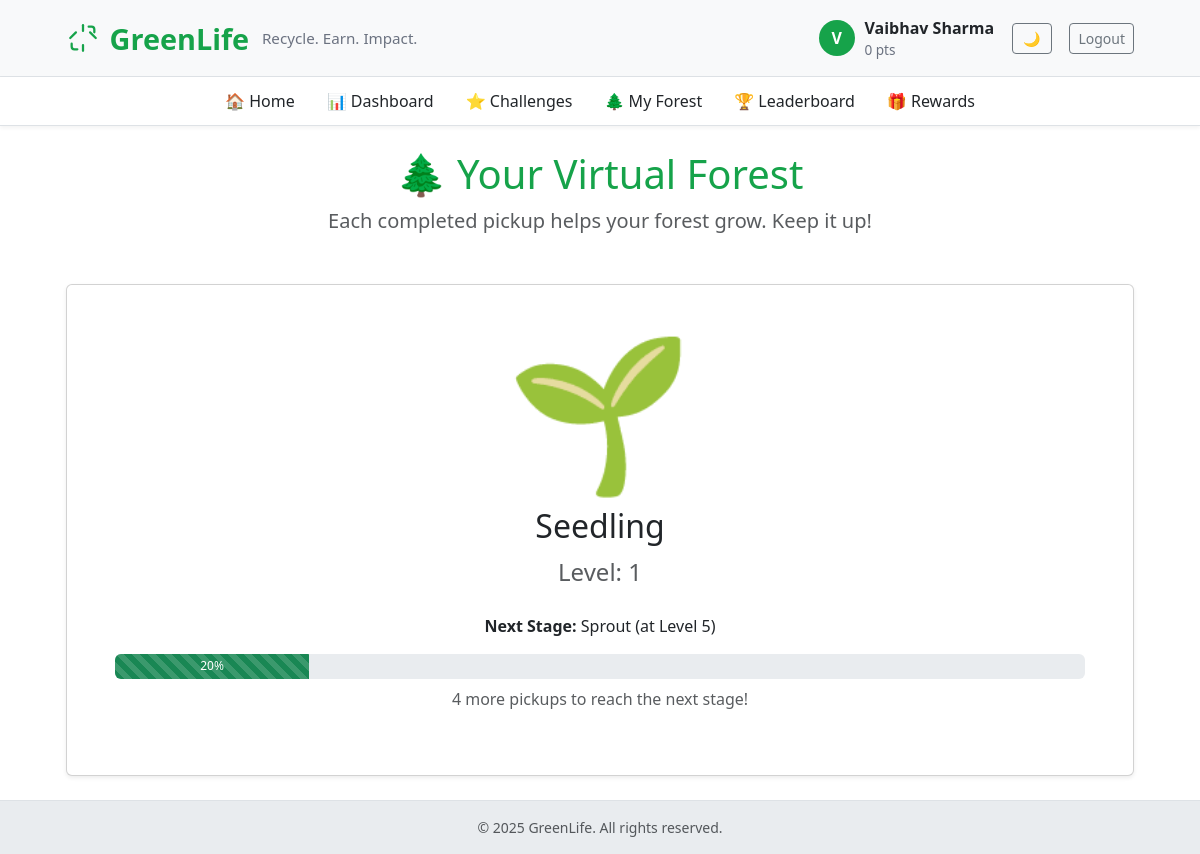
The app's page /forest (signed in) with its own data.
### app.py (models this page shows, shortened)
class User(UserMixin, db.Model):
    id = db.Column(db.Integer, primary_key=True)
    name = db.Column(db.String(120), unique=True, nullable=False)
    email = db.Column(db.String(150), unique=True, nullable=True)
    phone = db.Column(db.String(20), nullable=True)
    password_hash = db.Column(db.String(200), nullable=True)
    points = db.Column(db.Integer, default=0)
    address = db.Column(db.String(300), nullable=True)
    tree_level = db.Column(db.Integer, default=0)

### app.py (the view)
@app.route("/forest")
@login_required
def forest():
    if not isinstance(current_user, User):
        return redirect(url_for('rider_dashboard'))
    level = current_user.tree_level or 0
    tree_stages = [
        ("🌱", "Seedling", 0),
        ("🌿", "Sprout", 5),
        ("🌳", "Small Tree", 10),
        ("🌲", "Growing Forest", 20),
        ("🏞️", "Lush Ecosystem", 50)
    ]
    current_stage = tree_stages[0]
    next_stage = tree_stages[1]
    for i in range(len(tree_stages)):
        if level >= tree_stages[i][2]:
            current_stage = tree_stages[i]
            if i + 1 < len(tree_stages):
                next_stage = tree_stages[i+1]
            else:
                next_stage = None # Max level
        else:
            break
    progress_percent = 0
    if next_stage:
        level_range = next_stage[2] - current_stage[2]
        progress_in_range = level - current_stage[2]
        if level_range > 0:
            progress_percent = (progress_in_range / level_range) * 100
    return render_template("forest.html",
                           level=level,
                           stage=current_stage,
                           next_stage=next_stage,
                           progress=progress_percent)

### app.py (called while the page is built)
@app.context_processor
def inject_now():
    return {'now': datetime.utcnow}

@login_manager.user_loader
def load_user(user_id):
    u = db.session.get(User, int(user_id))
    if u:
        return u
    return db.session.get(Rider, int(user_id))

### templates/forest.html (shortened to what this page needs)
{% extends "base.html" %}
{% block content %}
<div class="text-center mb-5">
  <h1 class="display-6" style="color: var(--eco-green);">🌲 Your Virtual Forest</h1>
  <p class="lead text-muted">Each completed pickup helps your forest grow. Keep it up!</p>
</div>
<div class="card shadow-sm">
  <div class="card-body text-center p-5">
    <div style="font-size: 150px; line-height: 1;">
      {{ stage[0] }}
    </div>
    <h2 class="mt-4">{{ stage[1] }}</h2>
    <p class="text-muted fs-4">Level: {{ level }}</p>
    {% if next_stage %}
      <p class="mt-4">
        <strong>Next Stage:</strong> {{ next_stage[1] }} (at Level {{ next_stage[2] }})
      </p>
      <div class="progress" style="height: 25px;">
        <div class="progress-bar bg-success progress-bar-striped progress-bar-animated"
             role="progressbar"
             style="width: {{ progress }}%;"
             aria-valuenow="{{ progress }}"
             aria-valuemin="0"
             aria-valuemax="100">
          {{ "%.0f"|format(progress) }}%
        </div>
      </div>
      <p class="text-muted mt-2">
        {{ (next_stage[2] - level) }} more pickups to reach the next stage!
      </p>
    {% else %}
      <h3 class="text-success mt-4">🎉 You've reached the maximum level! You are a true Eco-Legend!</h3>
    {% endif %}
  </div>
</div>
{% endblock %}

### templates/base.html (shortened to what this page needs)
<!doctype html>
<html lang="en">
<head>
  <link href="https://cdn.jsdelivr.net/npm/bootstrap@5.3.2/dist/css/bootstrap.min.css" rel="stylesheet">
</head>
<body>
  <header class="brand-bar">
    <div class="container-narrow d-flex justify-content-between align-items-center">
      <div class="d-flex align-items-center">
        <a href="{{ url_for('index') }}" class="brand-title text-decoration-none">
          <span>GreenLife</span>
          <small class="brand-sub d-none d-md-inline">Recycle. Earn. Impact.</small>
        </a>
      </div>
      <nav>
        {% if current_user.is_authenticated %}
        <div class="user-bubble">
          <div class="avatar">{{ current_user.name[0]|upper }}</div>
          <div class="d-none d-md-block">
            <div style="font-weight:700">{{ current_user.name }}</div>
            {% if current_user.points is defined %}
              <div style="font-size:.85rem; color:#6b7280">{{ current_user.points or 0 }} pts</div>
            {% else %}
              <div style="font-size:.85rem; color:#6b7280">Rider Account</div>
            {% endif %}
          </div>
          <button id="theme-toggle" class="btn btn-outline-secondary btn-sm ms-2" style="width: 40px;"></button>
          <a href="{{ url_for('logout') }}" class="btn btn-outline-secondary btn-sm ms-2">Logout</a>
        </div>
        {% else %}
        <div>
          <button id="theme-toggle" class="btn btn-outline-secondary btn-sm me-2" style="width: 40px;"></button>
          <a href="{{ url_for('login') }}" class="btn btn-primary btn-sm">Login</a>
          <a href="{{ url_for('signup') }}" class="btn btn-outline-success btn-sm ms-2">Sign up</a>
        </div>
        {% endif %}
      </nav>
    </div>
  </header>
  {% if current_user.is_authenticated and current_user.points is defined %}
  <nav class="sub-nav sticky-top">
    <div class="container-narrow d-flex justify-content-center">
      <ul class="nav">
        <li class="nav-item"><a class="nav-link" href="{{ url_for('index') }}">🏠 Home</a></li>
        <li class="nav-item"><a class="nav-link" href="{{ url_for('dashboard') }}">📊 Dashboard</a></li>
        <li class="nav-item"><a class="nav-link" href="{{ url_for('challenges') }}">⭐ Challenges</a></li>
        <li class="nav-item"><a class="nav-link" href="{{ url_for('forest') }}">🌲 My Forest</a></li>
        <li class="nav-item"><a class="nav-link" href="{{ url_for('leaderboard') }}">🏆 Leaderboard</a></li>
        <li class="nav-item"><a class="nav-link" href="{{ url_for('rewards') }}">🎁 Rewards</a></li>
      </ul>
    </div>
  </nav>
  {% endif %}
  <main class="py-4">
    <div class="container container-narrow">
      {% block content %}{% endblock %}
    </div>
  </main>
  <footer class="text-center py-3 small text-muted">
    © {{ now().year }} GreenLife. All rights reserved.
  </footer>
</body>
</html>

### templates/base.html (style rules this page uses)
:root { --eco-green: #16a34a; --eco-dark: #0f5132; --eco-light: #f0fdf4; }
body { background-color: var(--bs-body-bg); min-height: 100vh; font-family: 'Segoe UI', system-ui, sans-serif; }
.brand-bar { background-color: var(--bs-tertiary-bg); border-bottom: 1px solid var(--bs-border-color); padding: 16px 0; }
.brand-title { color: var(--eco-green); font-weight: 800; font-size: 1.8rem; display: inline-flex; align-items: center; gap: .6rem; }
.brand-sub { color: #6b7280; font-weight: 500; font-size: .95rem; margin-left: .2rem; }
.user-bubble { display: flex; align-items: center; gap: .6rem; }
.avatar { width: 36px; height: 36px; border-radius: 50%; background: var(--eco-green); color: white; display: inline-flex; align-items: center; justify-content: center; font-weight: 700; }
.container-narrow { max-width: 1100px; margin: 0 auto; padding: 0 1rem; }
footer { background-color: var(--bs-secondary-bg); border-top: 1px solid var(--bs-border-color); }
.sub-nav { background-color: var(--bs-body-bg); border-bottom: 1px solid var(--bs-border-color); box-shadow: 0 2px 4px rgba(0,0,0,0.05); }
.sub-nav .nav-link { color: var(--bs-body-color); font-weight: 500; padding: .75rem 1rem; }

### records on screen
User: name "V", name "Vaibhav Sharma", points "0"

### other values on screen
{{ stage[0] }} "🌱"
{{ stage[1] }} "Seedling"
{{ level }} "1"
{{ next_stage[1] }} "Sprout"
{{ next_stage[2] }} "5"
{{ "%.0f"|format(progress) }} "20"
{{ (next_stage[2] - level) }} "4"
